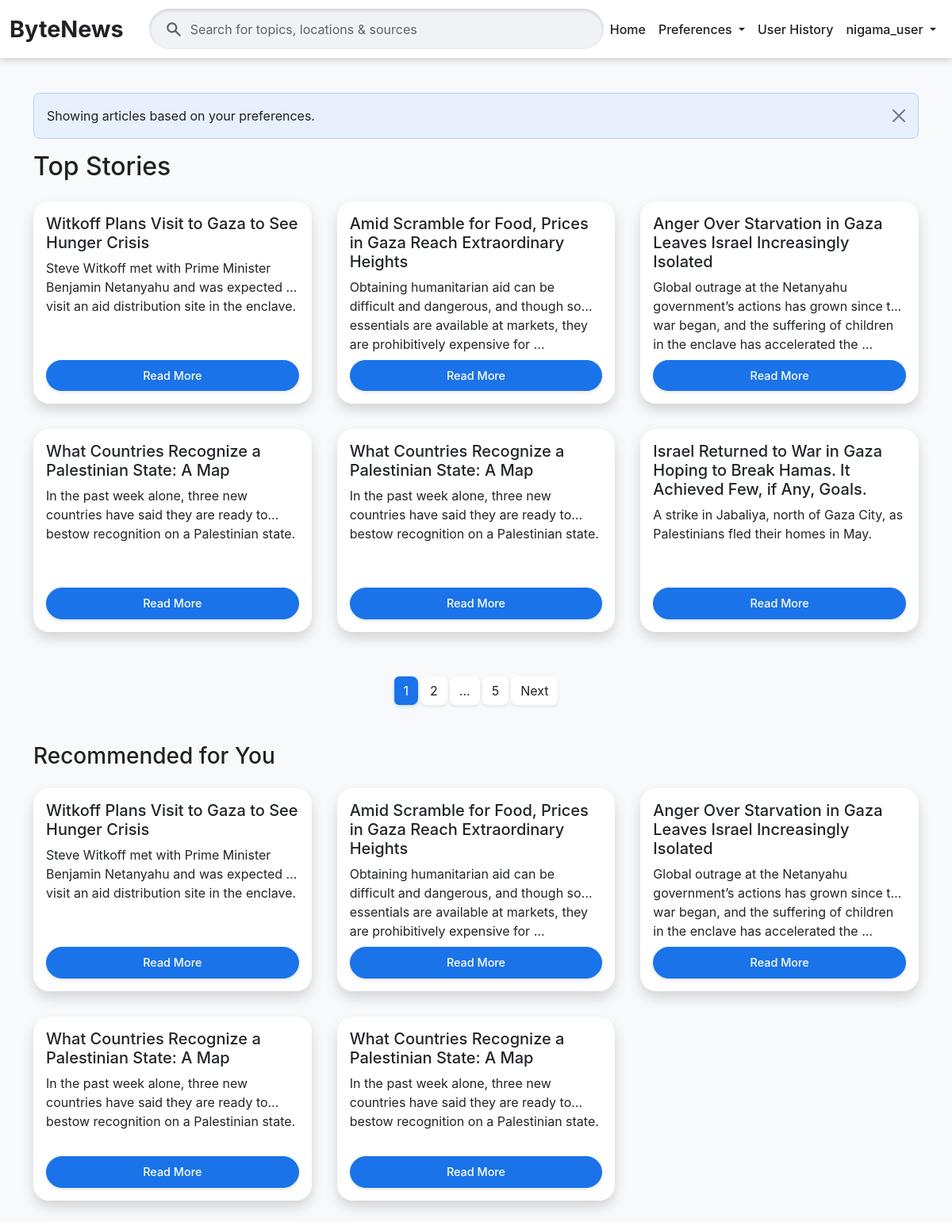
The page / (signed in) on the database its author committed.
### news/models.py (models this page shows, shortened)
class Article(models.Model):
    title = models.CharField(max_length=200)
    content = models.TextField()
    publication_date = models.DateTimeField()
    author = models.CharField(max_length=100, blank=True, null=True)
    link = models.URLField(unique=True) # Ensure article links are unique
    categories = models.ManyToManyField(Category, related_name='articles')
    summary = models.TextField(blank=True, null=True) # New field for summary
    slug = models.SlugField(null=True, max_length=255, blank=True)
    approved = models.BooleanField(default=False) # New field to track approval status
    class Meta:
        ordering = ['-publication_date'] # Default ordering for articles
    def approved_status_icon(self): # Renamed for clarity in admin
        return self.approved # Return the boolean value directly
    approved_status_icon.boolean = True # Displays a nice checkmark/x in admin
    approved_status_icon.short_description = "Approved" # Column header in admin

### news/views.py (the view)
# urls.py: path('', views.ArticleListView.as_view(), name='article_list'), #
class ArticleListView(ListView):
    model = Article
    template_name = 'news/home.html'
    context_object_name = 'articles'
    ordering = ['-publication_date']
    paginate_by = 6
    def get_queryset(self):
        queryset = super().get_queryset()
        category_name = self.request.GET.get('category')
        if category_name:
            return queryset.filter(categories__name__iexact=category_name)
        search_query = self.request.GET.get('q')
        if search_query:
            queryset = queryset.filter(
                Q(title__icontains=search_query) |
                Q(content__icontains=search_query) |
                Q(categories__name__icontains=search_query)
            ).distinct()
        if self.request.user.is_authenticated:
            try:
                prefs = self.request.user.userpreference.preferred_categories.all()
                if prefs.exists():
                    queryset = queryset.filter(categories__in=prefs)
                    messages.info(self.request, "Showing articles based on your preferences.")
                else:
                    messages.info(
                        self.request,
                        "No preferences set. Showing all articles. Go to Preferences to customize your feed!"
                    )
            except UserPreference.DoesNotExist:
                messages.info(
                    self.request,
                    "No preferences found. Showing all articles. Go to Preferences to customize your feed!"
                )
        return queryset
    def get_context_data(self, **kwargs):
        ctx = super().get_context_data(**kwargs)
        ctx['categories'] = Category.objects.all().order_by('name')
        ctx['current_category'] = self.request.GET.get('category', '')
        ctx['search_query'] = self.request.GET.get('q', '')
        ctx['recommendations'] = []
        if self.request.user.is_authenticated:
            try:
                prefs = self.request.user.userpreference.preferred_categories.all()
                if prefs.exists():
                    read_ids = self.request.user.readinghistory_set.values_list('article_id', flat=True)
                    recs = (
                        Article.objects
                        .filter(categories__in=prefs)
                        .exclude(id__in=read_ids)
                        .order_by('-publication_date')[:5]
                    )
                    ctx['recommendations'] = recs
            except UserPreference.DoesNotExist:
                pass
        return ctx

### news/templates/news/home.html (shortened to what this page needs)
{% extends 'base.html' %}
{% load static %}
{% block content %}
<h2 class="mb-4">Top Stories</h2>
<div class="row">
    {% for article in articles %}
        <div class="col-md-6 col-lg-4 d-flex">
            <div class="card article-card p-3 flex-fill">
                <h5>{{ article.title }}</h5>
                <p>{{ article.summary|default_if_none:article.content|truncatechars:150 }}</p>
                <a href="{% url 'news:article_detail' slug=article.slug %}" class="btn btn-sm btn-primary mt-2">Read More</a>
            </div>
        </div>
    {% empty %}
        <p>No articles found.</p>
    {% endfor %}
</div>
{% if is_paginated %}
    <nav aria-label="Page navigation">
        <ul class="pagination justify-content-center mt-4">
            <li class="page-item {% if page_obj.number == 1 %}active{% endif %}"><a class="page-link" href="?page=1">1</a></li>
            {% for i in page_obj.paginator.page_range %}
                {% if i >= page_obj.number|add:"-1" and i <= page_obj.number|add:"1" and i != 1 and i != page_obj.paginator.num_pages %}
                    <li class="page-item "><a class="page-link" href="?page={{ i }}">{{ i }}</a></li>
                {% endif %}
            {% endfor %}
            {% if page_obj.number < page_obj.paginator.num_pages|add:"-1" and page_obj.number != page_obj.paginator.num_pages|add:"-2" %}
                <li class="page-item disabled"><span class="page-link">...</span></li>
            {% endif %}
            {% if page_obj.paginator.num_pages > 1 %}
                <li class="page-item "><a class="page-link" href="?page={{ page_obj.paginator.num_pages }}">{{ page_obj.paginator.num_pages }}</a></li>
            {% endif %}
            {% if page_obj.has_next %}
                <li class="page-item"><a class="page-link" href="?page={{ page_obj.next_page_number }}{% if current_category %}&category={{ current_category }}{% endif %}{% if search_query %}&q={{ search_query }}{% endif %}">Next</a></li>
            {% endif %}
        </ul>
    </nav>
{% endif %}
{% if user.is_authenticated and recommendations %}
<h3 class="mt-5 mb-4">Recommended for You</h3>
<div class="row">
    {% for article in recommendations %}
        <div class="col-md-6 col-lg-4 d-flex">
            <div class="card article-card p-3 flex-fill">
                <h5>{{ article.title }}</h5>
                <p>{{ article.summary|default_if_none:article.content|truncatechars:150 }}</p>
                <a href="{% url 'news:article_detail' slug=article.slug %}" class="btn btn-sm btn-primary mt-2">Read More</a>
            </div>
        </div>
    {% endfor %}
</div>
{% endif %}
{% endblock %}

### ByteNews/templates/base.html (shortened to what this page needs)
<!DOCTYPE html>
<html lang="en">
<head>
    <link href="https://cdn.jsdelivr.net/npm/bootstrap@5.3.3/dist/css/bootstrap.min.css" rel="stylesheet" xintegrity="sha384-QWTKZyjpPEjISv5WaRU9OFeRpok6YctnYmDr5pNlyT2bRjXh0JMhjY6hW+ALEwIH">
    <link href="https://cdn.jsdelivr.net/npm/bootstrap-icons@1.11.3/font/bootstrap-icons.css" rel="stylesheet">
</head>
<body>
    <nav class="navbar navbar-expand-lg">
        <div class="container-fluid">
            <a class="navbar-brand" href="{% url 'news:article_list' %}">ByteNews</a>
            <div class="collapse navbar-collapse justify-content-center" id="navbarNav">
                <form class="d-flex search-form-container" action="{% url 'news:article_list' %}" method="get">
                    <input class="form-control search-input" type="search" placeholder="Search for topics, locations & sources" aria-label="Search" name="q" value="{{ request.GET.q|default_if_none:'' }}">
                </form>
                <ul class="navbar-nav ms-auto mb-2 mb-lg-0 align-items-center">
                    <li class="nav-item">
                        <a class="nav-link" href="{% url 'news:article_list' %}">Home</a>
                    </li>
                    <li class="nav-item dropdown">
                        <a class="nav-link dropdown-toggle" href="#" id="navbarPreferencesDropdown" role="button" data-bs-toggle="dropdown" aria-expanded="false">
                            Preferences
                        </a>
                    </li>
                    {% if user.is_authenticated %}
                        <li class="nav-item">
                            <a class="nav-link" href="{% url 'news:reading_history' %}">User History</a>
                        </li>
                        <li class="nav-item dropdown">
                            <a class="nav-link dropdown-toggle user-dropdown-toggle" href="#" id="navbarUserDropdown" role="button" data-bs-toggle="dropdown" aria-expanded="false">
                                {{ user.username }}
                            </a>
                        </li>
                    {% endif %}
                </ul>
            </div>
        </div>
    </nav>
    <div class="container mt-4">
        {% if messages %}
            {% for message in messages %}
                <div class="alert alert-{{ message.tags }} alert-dismissible fade show" role="alert">
                    {{ message }}
                    <button type="button" class="btn-close" data-bs-dismiss="alert" aria-label="Close"></button>
                </div>
            {% endfor %}
        {% endif %}
        {% block content %}
        {% endblock %}
    </div>
</body>
</html>

### ByteNews/templates/base.html (style rules this page uses)
:root { --gn-bg-light: #f8f9fa; --gn-card-bg: #ffffff; --gn-text-dark: #202124; --gn-text-muted: #5f6368; --gn-blue-accent: #1a73e8; --gn-blue-hover: #1764cc; --gn-border: #dadce0; --gn-input-bg: #f0f2f5; --gn-button-blue: #1a73e8; --gn-button-blue-hover: #1764cc; --gn-alert-bg: #e8f0fe; --gn-alert-border: #a8d1ff; --gn-danger-text: #d93025; --gn-danger-bg: #fce8e6; --gn-danger-border: #fccac7; --gn-success-text: #188038; --gn-success-bg: #e6f4ea; --gn-success-border: #a8daaa; }
body { background-color: var(--gn-bg-light); color: var(--gn-text-dark); font-family: 'Google Sans', 'Inter', sans-serif; }
.navbar { background-color: var(--gn-card-bg); border-bottom: none; border-radius: 0; padding: 10px 0; box-shadow: 0 4px 8px rgba(0,0,0,0.15); }
.navbar-brand { color: var(--gn-text-dark) !important; font-weight: 700; font-size: 1.8rem; margin-right: 2rem; }
.navbar .search-form-container { position: relative; flex-grow: 1; max-width: 800px; margin-left: auto; margin-right: auto; }
.navbar .form-control.search-input { background-color: var(--gn-input-bg); border: none; color: var(--gn-text-dark); border-radius: 28px; padding: 0.85rem 1.5rem 0.85rem 3.25rem; width: 100%; box-shadow: inset 0 2px 4px rgba(0,0,0,0.15); }
.navbar .form-control.search-input::placeholder { color: var(--gn-text-muted); opacity: 1; }
.nav-link, .dropdown-item { color: var(--gn-text-dark) !important; font-weight: 500; padding: 0.5rem 1rem; border-radius: 8px; }
.nav-item.dropdown .nav-link.user-dropdown-toggle { padding-right: 0.5rem; }
.alert-info { background-color: var(--gn-alert-bg); border-color: var(--gn-alert-border); color: var(--gn-text-dark); border-radius: 8px; }
.card { background-color: var(--gn-card-bg); border: none; border-radius: 20px; box-shadow: 0 8px 16px rgba(0,0,0,0.15); padding: 0.4rem 2.5rem; transition: transform 0.2s ease-in-out, box-shadow 0.2s ease-in-out; }
.btn-primary { background-color: var(--gn-button-blue); border-color: var(--gn-button-blue); color: white; border-radius: 24px; padding: 8px 16px; font-size: 0.9rem; font-weight: 500; text-decoration: none !important; transition: background-color 0.2s ease-in-out, box-shadow 0.2s ease-in-out; box-shadow: 0 2px 4px rgba(0,0,0,0.1); }
.pagination .page-link { background-color: var(--gn-card-bg); color: var(--gn-text-dark); border: none; border-radius: 8px; margin: 0 4px; box-shadow: 0 2px 4px rgba(0,0,0,0.08); }
.pagination .page-item.active .page-link { background-color: var(--gn-blue-accent); border-color: var(--gn-blue-accent); color: white; box-shadow: 0 2px 4px rgba(26, 115, 232, 0.2); }
.container.mt-4 { padding-top: 20px; padding-bottom: 20px; }
.form-control { background-color: var(--gn-input-bg) !important; color: var(--gn-text-dark) !important; border: none !important; box-shadow: inset 0 2px 4px rgba(0,0,0,0.1); }
.form-control::placeholder { color: var(--gn-text-muted) !important; }
.article-card { display: flex; flex-direction: column; height: 100%; margin-bottom: 3rem; max-width: 400px; margin-left: auto; margin-right: auto; }
.article-card p { flex-grow: 1; overflow: hidden; margin-bottom: 0; display: -webkit-box; -webkit-line-clamp: 2; -webkit-box-orient: vertical; text-overflow: ellipsis; }
.article-card .btn { margin-top: 0.2rem; }
.row > [class*="col-"] { padding-left: 1rem; padding-right: 1rem; padding-bottom: 2rem; }
.row { margin-left: -1rem; margin-right: -1rem; }

### rows shown on the page
Article: title "Witkoff Plans Visit to Gaza to See Hunger Crisis", summary "Steve Witkoff met with Prime Minister Benjamin Netanyahu and was expected to visit an aid distribution site in the enclave."
Article: title "Amid Scramble for Food, Prices in Gaza Reach Extraordinary Heights", summary "Obtaining humanitarian aid can be difficult and dangerous, and though some essentials are available at markets, they are prohibitively expensive for …"
Article: title "Anger Over Starvation in Gaza Leaves Israel Increasingly Isolated", summary "Global outrage at the Netanyahu government’s actions has grown since the war began, and the suffering of children in the enclave has accelerated the …"
Article: title "What Countries Recognize a Palestinian State: A Map", summary "In the past week alone, three new countries have said they are ready to bestow recognition on a Palestinian state."
Article: title "Israel Returned to War in Gaza Hoping to Break Hamas. It Achieved Few, if Any, Goals.", summary "A strike in Jabaliya, north of Gaza City, as Palestinians fled their homes in May."

### other values the page prints
{{ user.username }} "nigama_user"
{{ message }} "Showing articles based on your preferences."
{{ i }} "2"
{{ page_obj.paginator.num_pages }} "5"
